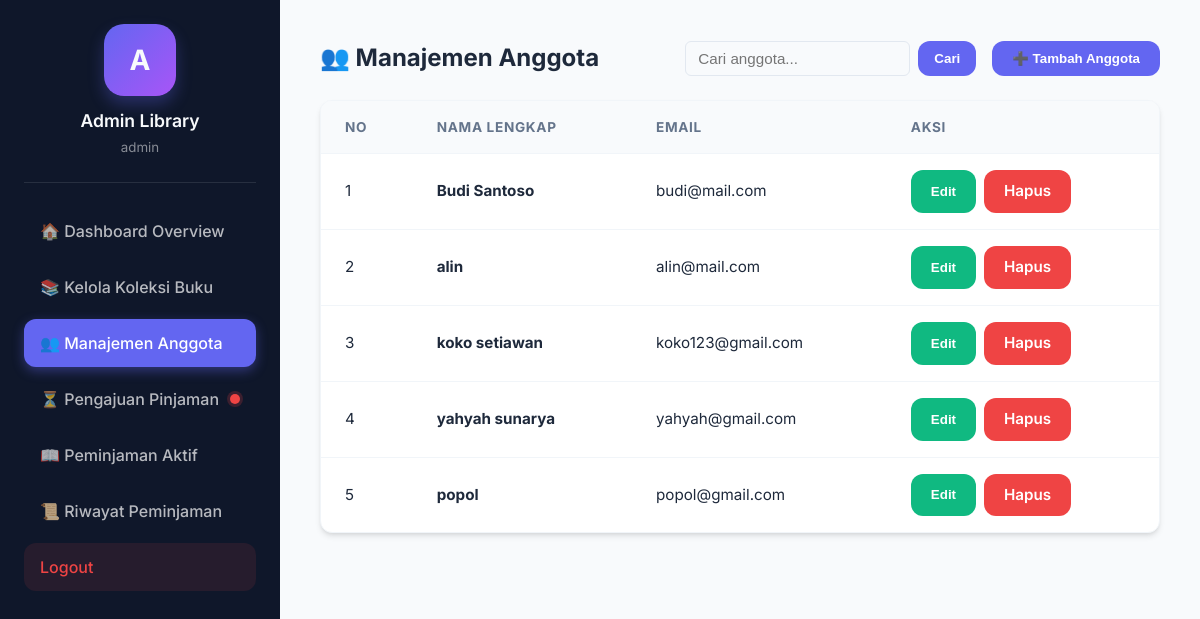
/index.php?url=admin/anggota (signed in), run on the app's committed database.
### tables this page shows
CREATE TABLE `tb_user` (
  `id_user` int NOT NULL,
  `nama` varchar(100) NOT NULL,
  `email` varchar(100) NOT NULL,
  `password` varchar(255) NOT NULL,
  `jenis_kelamin` varchar(20) DEFAULT NULL,
  `status` varchar(50) DEFAULT NULL,
  `role` enum('admin','user') DEFAULT 'user',
  `status_aktif` enum('Ya','Tidak') NOT NULL DEFAULT 'Ya'
);

### app/controllers/AdminController.php (called while the page is built, shortened)
<?php
require_once __DIR__ . '/../models/UserModel.php';
require_once __DIR__ . '/../models/PeminjamanModel.php';
class AdminController {
    public function anggota() {
        global $conn;
        $userModel = new UserModel($conn);
        $peminjamanModel = new PeminjamanModel($conn);
        $keyword = isset($_GET['search']) ? trim($_GET['search']) : '';
        $data_anggota = $userModel->getAllUsers($keyword);
        $pendingCount = $peminjamanModel->getPendingCount();
        require_once __DIR__ . '/../views/admin/anggota.php';
    }
}

### app/models/PeminjamanModel.php (called while the page is built, shortened)
<?php
class PeminjamanModel {
    private $db;
    public function __construct($pdo) {
        $this->db = $pdo;
    }
    public function getPendingCount() {
        $sql = "SELECT COUNT(*) as total
                FROM tb_peminjaman p
                JOIN tb_buku b ON p.id_buku = b.id_buku
                JOIN tb_user u ON p.id_user = u.id_user
                WHERE p.STATUS = 'Menunggu Persetujuan'";
        $stmt = $this->db->prepare($sql);
        $stmt->execute();
        $result = $stmt->fetch(PDO::FETCH_ASSOC);
        return (int) $result['total'];
    }
}

### app/models/UserModel.php (called while the page is built, shortened)
<?php
class UserModel {
    private $db;
    public function __construct($pdo) {
        $this->db = $pdo;
    }
    public function getAllUsers($keyword = '') {
        $sql = "SELECT * FROM tb_user WHERE status_aktif = 'Ya'";
        $params = [];
        $stmt = $this->db->prepare($sql);
        $stmt->execute($params);
        return $stmt->fetchAll(PDO::FETCH_ASSOC);
    }
}

### app/views/admin/anggota.php (the view, shortened to what this page needs)
<!DOCTYPE html>
<html lang="id">
<head>
    <link rel="stylesheet" href="<?= BASEURL ?>/css/style.css">
</head>
<body>
    <div class="dashboard-container">
        <div class="sidebar">
            <div class="profile-section">
                <div class="avatar">A</div>
                <h3>Admin Library</h3>
                <small><?= $_SESSION['user']['username'] ?></small>
            </div>
            <nav>
                <a href="index.php?url=admin/dashboard" class="nav-link <?= (!isset($_GET['url']) || strpos($_GET['url'], 'dashboard') !== false)  ? 'active' : '' ?>">
                    <span>🏠 Dashboard Overview</span>
                </a>
                <a href="index.php?url=admin/buku" class="nav-link <?= strpos($_GET['url'] ?? '', 'buku') !== false ? 'active' : '' ?>">
                    <span>📚 Kelola Koleksi Buku</span>
                </a>
                <a href="index.php?url=admin/anggota" class="nav-link <?= strpos($_GET['url'] ?? '', 'anggota') !== false ? 'active' : '' ?>">
                    <span>👥 Manajemen Anggota</span>
                </a>
                <a href="index.php?url=admin/pengajuan" class="nav-link <?= strpos($_GET['url'] ?? '', 'pengajuan') !== false ? 'active' : '' ?>" style="display: flex; justify-content: space-between; align-items: center;">
                    <span>⏳ Pengajuan Pinjaman</span>
                    <?php if(isset($pendingCount) && $pendingCount > 0): ?>
                        <span style="width: 10px; height: 10px; background-color: #ef4444; border-radius: 50%; display: inline-block; box-shadow: 0 0 0 3px rgba(239, 68, 68, 0.2);"></span>
                    <?php endif; ?>
                </a>
                <a href="index.php?url=admin/pinjamanAktif" class="nav-link <?= strpos($_GET['url'] ?? '', 'pinjamanAktif') !== false ? 'active' : '' ?>">
                    <span>📖 Peminjaman Aktif</span>
                </a>
                <a href="index.php?url=admin/riwayat" class="nav-link <?= strpos($_GET['url'] ?? '', 'riwayat') !== false ? 'active' : '' ?>">
                    <span>📜 Riwayat Peminjaman</span>
                </a>
                <a href="index.php?url=auth/logout" class="nav-link logout-btn">
                    <span>Logout</span>
                </a>
            </nav>
        </div>
        <div class="main-content">
            <div class="admin-header">
                <div class="section-title">
                    <h2>👥 Manajemen Anggota</h2>
                </div>
                <div style="display: flex; gap: 16px; align-items: center;">
                    <form method="GET" action="index.php" style="display: flex; gap: 8px;">
                        <input type="text" name="search" placeholder="Cari anggota..." value="<?= isset($_GET['search']) ? htmlspecialchars($_GET['search']) : '' ?>" style="padding: 8px 12px; border: 1px solid #e2e8f0; border-radius: 6px;">
                        <button type="submit" class="btn btn-primary" style="padding: 8px 16px;">Cari</button>
                    </form>
                    <button onclick="showModal('modal-tambah-anggota')" class="btn btn-primary">➕ Tambah Anggota</button>
                </div>
            </div>
            <div class="table-container">
                <table>
                    <thead>
                        <tr>
                            <th>No</th>
                            <th>Nama Lengkap</th>
                            <th>Email</th>
                            <th>Aksi</th>
                        </tr>
                    </thead>
                    <tbody>
                        <?php $no = 1; foreach ($data_anggota as $user): ?>
                        <tr>
                            <td><?= $no++; ?></td>
                            <td><strong><?= $user['nama']; ?></strong></td>
                            <td><?= $user['email']; ?></td>
                            <td>
                                <div class="action-cell">
                                    <button onclick="editAnggota(<?= htmlspecialchars(json_encode($user)) ?>)" class="btn btn-sm btn-success">Edit</button>
                                    <a href="index.php?url=admin/hapusAnggota&id=<?= $user['id_user']; ?>" class="btn btn-sm btn-danger" onclick="return confirm('Hapus anggota ini?')">Hapus</a>
                                </div>
                            </td>
                        </tr>
                        <?php endforeach; ?>
                    </tbody>
                </table>
            </div>
        </div>
    </div>
</body>
</html>

### public/css/style.css (style rules this page uses)
:root { --primary: #6366f1; --primary-hover: #4f46e5; --secondary: #64748b; --success: #10b981; --warning: #f59e0b; --danger: #ef4444; --background: #f8fafc; --surface: #ffffff; --text-main: #1e293b; --text-muted: #64748b; --sidebar-bg: #0f172a; --sidebar-text: #f8fafc; --glass: rgba(255, 255, 255, 0.7); --glass-border: rgba(255, 255, 255, 0.3); --shadow-sm: 0 1px 2px 0 rgb(0 0 0 / 0.05); --shadow: 0 4px 6px -1px rgb(0 0 0 / 0.1), 0 2px 4px -2px rgb(0 0 0 / 0.1); --shadow-lg: 0 10px 15px -3px rgb(0 0 0 / 0.1), 0 4px 6px -4px rgb(0 0 0 / 0.1); --radius: 12px; }
* { margin: 0; padding: 0; box-sizing: border-box; }
body { font-family: 'Inter', 'Segoe UI', system-ui, -apple-system, sans-serif; background-color: var(--background); color: var(--text-main); line-height: 1.5; -webkit-font-smoothing: antialiased; }
.dashboard-container { display: flex; min-height: 100vh; }
.sidebar { width: 280px; background-color: var(--sidebar-bg); color: var(--sidebar-text); padding: 24px; display: flex; flex-direction: column; position: fixed; height: 100vh; z-index: 50; transition: width 0.3s ease; }
.profile-section { text-align: center; padding-bottom: 24px; border-bottom: 1px solid rgba(255, 255, 255, 0.1); margin-bottom: 24px; }
.avatar { width: 72px; height: 72px; background: linear-gradient(135deg, var(--primary), #a855f7); border-radius: 20px; margin: 0 auto 12px; display: flex; align-items: center; justify-content: center; font-size: 28px; font-weight: 700; box-shadow: 0 8px 16px rgba(99, 102, 241, 0.3); }
.profile-section h3 { font-size: 1.1rem; font-weight: 600; }
.profile-section small { color: rgba(255, 255, 255, 0.5); }
.nav-link { display: flex; align-items: center; padding: 12px 16px; color: rgba(255, 255, 255, 0.7); text-decoration: none; border-radius: var(--radius); margin-bottom: 8px; transition: all 0.2s cubic-bezier(0.4, 0, 0.2, 1); cursor: pointer; font-weight: 500; }
.nav-link.active { background-color: var(--primary); color: white; box-shadow: 0 4px 12px rgba(99, 102, 241, 0.4); }
.logout-btn { margin-top: auto; background-color: rgba(239, 68, 68, 0.1); color: #ef4444; }
.main-content { flex: 1; margin-left: 280px; padding: 40px; }
.btn { padding: 10px 20px; background-color: var(--primary); color: white; text-decoration: none; border-radius: var(--radius); font-weight: 600; display: inline-flex; align-items: center; gap: 8px; border: none; cursor: pointer; transition: all 0.2s; }
.btn-primary { background-color: var(--primary); }
.btn-success { background-color: var(--success); }
.btn-danger { background-color: var(--danger); }
.table-container { background: var(--surface); border-radius: var(--radius); box-shadow: var(--shadow); overflow: hidden; border: 1px solid #f1f5f9; }
table { width: 100%; border-collapse: collapse; }
th { background-color: #f8fafc; padding: 16px 24px; text-align: left; font-size: 0.85rem; text-transform: uppercase; letter-spacing: 0.05em; color: var(--text-muted); border-bottom: 1px solid #f1f5f9; }
td { padding: 16px 24px; border-bottom: 1px solid #f1f5f9; color: var(--text-main); font-size: 0.95rem; }
tr:last-child td { border-bottom: none; }
input, select { width: 100%; padding: 12px 16px; border: 1px solid #e2e8f0; border-radius: 10px; font-size: 0.95rem; transition: all 0.2s; background: #f8fafc; }

### app/views/admin/anggota.php (style rules this page uses)
.admin-header { display: flex; justify-content: space-between; align-items: center; margin-bottom: 24px; }
.action-cell { display: flex; gap: 8px; }

### data on the page
tb_user: nama "Budi Santoso", email "budi@mail.com"
tb_user: nama "alin", email "alin@mail.com"
tb_user: nama "koko setiawan", email "koko123@gmail.com"
tb_user: nama "yahyah sunarya", email "yahyah@gmail.com"
tb_user: nama "popol", email "popol@gmail.com"

### other printed values
$_SESSION['user']['username'] "admin"
